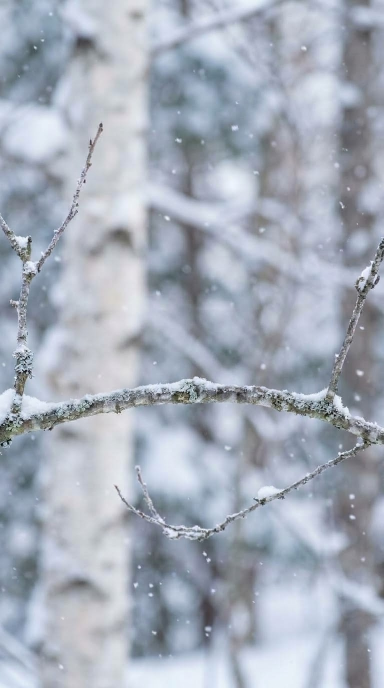
#> input picture src/shimaenaga/images/seasons/winter_arch_empty.jpg, 768 x 1376 px, found by its file name (shown at 1/2 size)
$ python friends_cut.py ../images/seasons/winter_arch_empty.jpg
#> lines starting #> are read from the running program, lines starting #| are printed output that depends on the picture
# 仲間の鳥（季節ごとの写真）から鳥だけ切り抜いて、その季節の森（エサ台・巣材）に重ねる
#   python3 friends_cut.py <季節名>   （images フォルダで実行）
import sys,os,numpy as np,cv2
from PIL import Image
from scipy import ndimage as nd
se=sys.argv[1]
L=lambda f:np.asarray(Image.open(f).convert('RGB').resize((768,1376))).astype(float)
G=lambda a:nd.sobel(a.mean(2),0)**2+nd.sobel(a.mean(2),1)**2
R={'kogera':(312,528,465,910),'yamagara':(312,578,462,812),'shijukara':(298,572,518,818),'gojukara':(282,588,538,792)}
# 季節ごとの調整：顔や体が背景と似て抜けやすい鳥は形を丸ごと埋める(HULL)。細いくちばしは BEAK の四角を足す
CFG={'autumn':{'hull':{'yamagara','shijukara','gojukara'},'rect':{},'beak':{}},
     'spring':{'hull':{'yamagara','shijukara','gojukara'},'rect':{'gojukara':(262,580,540,800)},'beak':{'gojukara':(284,592,336,622)}}}
cfg=CFG.get(se,CFG['spring']);R.update(cfg['rect']);HULL=cfg['hull']
ref=G(L('seasons/winter_arch_empty.jpg'))[740:900]
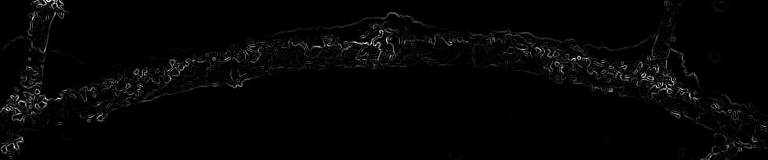
#> ref: shape (160, 768) float64; min 0, max 578898.9, mean 11167.6; drawn with min black and max white
for n,(x0,y0,x1,y1) in R.items():
    raw=f'friends/{se}_{n}_raw.jpg'
    if not os.path.exists(raw):print(se,n,'まだ写真なし');continue
    src=L(raw)
    g2=G(src)[740:900];c=np.corrcoef(ref.ravel(),g2.ravel())[0,1]
    img=cv2.resize(cv2.imread(raw),(768,1376));mask=np.zeros(img.shape[:2],np.uint8)
    cv2.grabCut(img,mask,(x0,y0,x1-x0,y1-y0),np.zeros((1,65)),np.zeros((1,65)),8,cv2.GC_INIT_WITH_RECT)
    m=(mask==1)|(mask==3);lab,k=nd.label(m);sizes=nd.sum(m,lab,range(1,k+1));m=lab==(np.argmax(sizes)+1);m=nd.binary_fill_holes(m)
    if n in cfg['beak']:
        bx0,by0,bx1,by1=cfg['beak'][n];bk=np.zeros_like(m);bk[by0:by1,bx0:bx1]=True
        bk&=(src.mean(2)<np.median(src[by0:by1,bx0:bx1].mean(2))+8)|nd.binary_dilation(m,iterations=3)
        m=m|nd.binary_closing(bk,iterations=2)
    up=m.copy();up[772:]=False
    if n in HULL and up.any():
        hull=cv2.convexHull(np.argwhere(up)[:,::-1].astype(np.int32));H=np.zeros(m.shape,np.uint8);cv2.fillPoly(H,[hull],1);m=m|(H>0)
    m=nd.binary_erosion(m,iterations=1);a=np.clip(nd.gaussian_filter(m.astype(float),1.3),0,1)[...,None]
    for base,tag in ((f'seasons/{se}_lv1_feeder.jpg','lv1'),(f'seasons/{se}_lv2_water.jpg','lv2'),(f'seasons/{se}_lv3_nest.jpg','lv3')):
        b=L(base);Image.fromarray(np.uint8(np.clip(src*a+b*(1-a),0,255))).save(f'friends/{se}_{n}_{tag}.jpg',quality=92)
    print(se,n,'branch match',round(c,3),'bird px',int(m.sum()))
